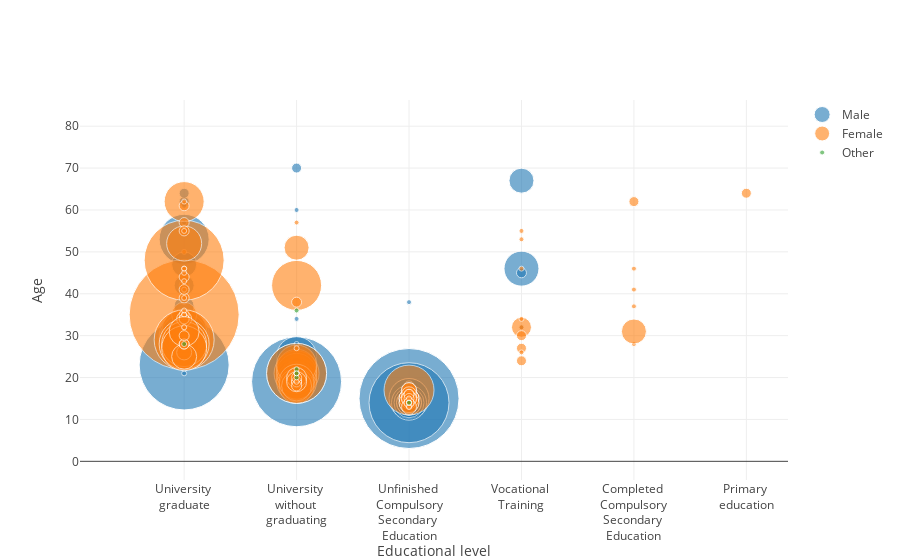

This figure's notebook cell:
### Markdown cell above
# Distribution of educational level by gender and age

### Code cell
fig6 = {
    'data': [
        {
            'x': data_complete_en[data_complete_en['Gender'] == gender]['Educational level'],
            'y': data_complete_en[data_complete_en['Gender'] == gender]['Age'],
            'name': gender,
            'mode': 'markers',
            'marker': dict(
                opacity=np.full((len(data_complete_en.index), 1), 0.6),
                size=(data_complete_en[(data_complete_en['Gender'] == gender)].groupby(
                    ['Educational level'])['Age'].value_counts() * 5)
            ),
            'name': names_gender[gender]
        } for gender in data_complete_en['Gender'].unique()
    ],
    'layout': {
        'xaxis': {
            'title': 'Educational level'},
        'yaxis': {'title': "Age"}

    }
}

iplot(fig6)
plt.show()

### Figure 1 — Plotly figure (JSON) as saved in the notebook; plotly's stock layout.template omitted (floating-point values rounded to 4 significant figures; data arrays with more than 128 entries replaced by an {"elided": "..."} marker saying what was removed)
{"data": [{"marker": {"opacity": {"elided": "767x1 float values"}, "size": [20, 10, 10, 5, 5, 5, 5, 5, 5, 5, 5, 5, 5, 5, 5, 90, 40, 25, 15, 10, 5, 5, 5, 5, 5, 100, 90, 80, 60, 50, 50, 50, 45, 40, 40, 40, 40, 35, 30, 25, 25, 20, 20, 20, 15, 15, 15, 15, 15, 15, 10, 10, 10, 10, 5, 5, 5, 5, 5, 5, 5, 5, 5, 5, 5, 5, 35, 30, 25, 25, 20, 15, 15, 15, 15, 15, 10, 10, 10, 10, 10, 10, 10, 5, 5, 5, 5, 5, 5, 5, 5, 5, 5, 5, 5, 5, 10, 10, 5, 5, 5, 5, 5, 5, 5, 5, 5, 5, 5, 5, 5, 5]}, "mode": "markers", "name": "Male", "type": "scatter", "uid": "ac765d29-fa87-47d4-91bc-7afdf6765e1f", "x": {"elided": "358 str values"}, "y": {"elided": "358 int values"}}, {"marker": {"opacity": {"elided": "767x1 float values"}, "size": {"elided": "135 int values"}}, "mode": "markers", "name": "Female", "type": "scatter", "uid": "620ee9d3-464d-43dd-8c0a-448cae1b4a98", "x": {"elided": "403 str values"}, "y": {"elided": "403 int values"}}, {"marker": {"opacity": {"elided": "767x1 float values"}, "size": [5, 5, 5, 5, 5, 5]}, "mode": "markers", "name": "Other", "type": "scatter", "uid": "ce993ab1-b161-469a-a48c-9e9ffcbae48b", "x": ["University <br>without <br>graduating", "University <br>without <br>graduating", "Unfinished <br>Compulsory<br>Secondary <br>Education", "University <br>without <br>graduating", "University <br>without <br>graduating", "University <br>graduate"], "y": [20, 36, 14, 22, 21, 28]}], "layout": {"xaxis": {"title": {"text": "Educational level"}}, "yaxis": {"title": {"text": "Age"}}}}
